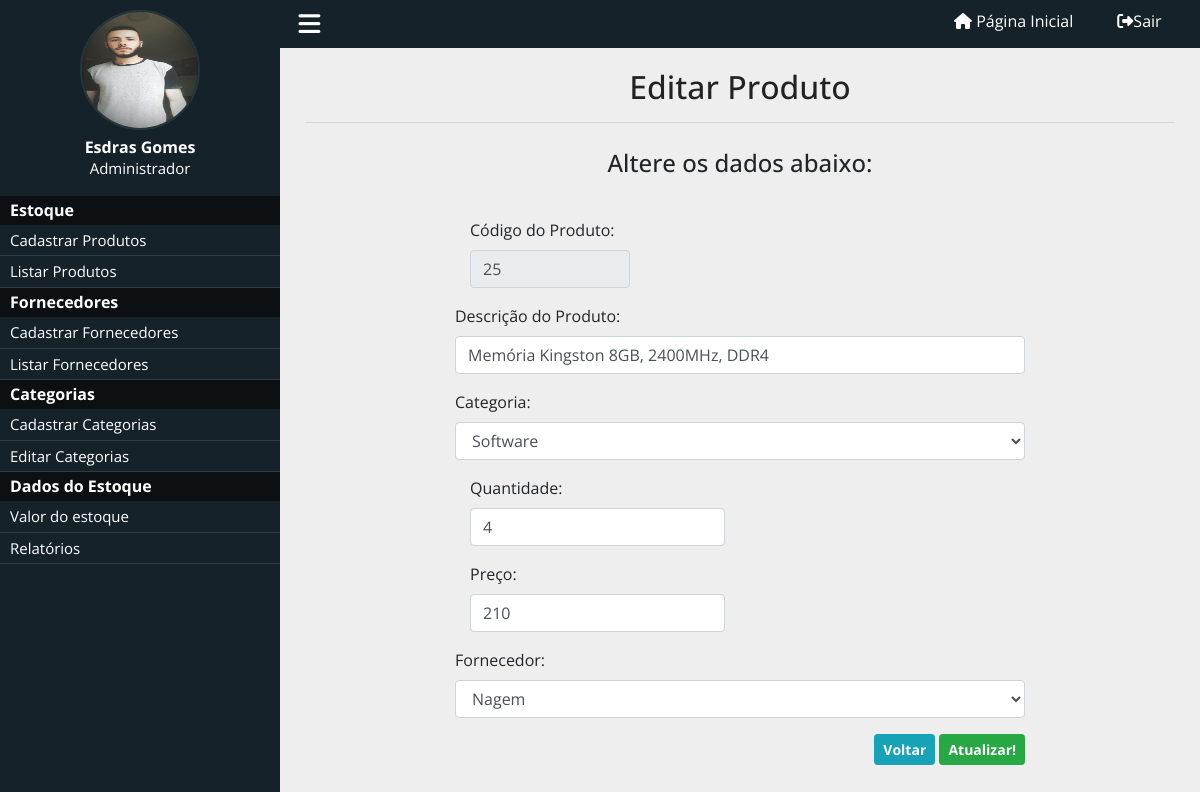
/sistema_estoque/editar_produto.php?id=12 (signed in), run on the app's committed database.
### tables this page shows
CREATE TABLE `estoque` (
  `id_estoque` int(11) NOT NULL,
  `nroproduto` int(11) NOT NULL,
  `nomeproduto` varchar(200) NOT NULL,
  `categoria` varchar(100) NOT NULL,
  `quantidade` float NOT NULL,
  `preco` int(11) NOT NULL,
  `precototal` int(11) DEFAULT NULL,
  `fornecedor` varchar(100) NOT NULL
);

### sistema_estoque/editar_produto.php (the view, shortened to what this page needs)
<?php
include 'conexao.php';
$id = $_GET['id'];
?>
<!DOCTYPE html>
<html lang="pt-br">
	<head>
		<link rel="stylesheet" href="https://stackpath.bootstrapcdn.com/bootstrap/4.5.0/css/bootstrap.min.css">
		<link href="../css/style.css" rel="stylesheet">
	</head>
	<body>
	<div class="menu">
			<div class="menu-wraper">
				<div class="box-usuario">
					<div class="imagem-usuario">
						<img src="imagens/perfil.jpg"/>
					</div>
				<div class="nome-usuario">
					<h6>Esdras Gomes</h6>
					<p>Administrador</p>
				</div>
				</div>
				<div class="itens-menu">
					<h2>Estoque</h2>
					<a href="cadastrar_produto.php">Cadastrar Produtos</a>
					<a href="listar_produtos.php">Listar Produtos</a>
					<h2>Fornecedores</h2>
					<a href="cadastrar_fornecedor.php">Cadastrar Fornecedores</a>
					<a href="listar_fornecedor.php">Listar Fornecedores</a>
					<h2>Categorias</h2>
					<a href="cadastrar_categoria.php">Cadastrar Categorias</a>
					<a href="listar_categoria.php">Editar Categorias</a>
					<h2>Dados do Estoque</h2>
					<a href="">Valor do estoque</a>
					<a href="">Relatórios</a>
				</div>
			</div>
		</div>
		<header>
			<div class="center">
				<div class="menu-btn">
					<i class="fa fa-bars"></i>
				</div>
			<div class="loggout">
				<a href=""> <i class="fa fa-home"></i> <span>Página Inicial</span></a>
				<a href="index.php"><i class="fas fa-sign-out-alt"> </i><span>Sair</span></a>
			</div>
			</div>
		</header>
		<div class="content">
		<div class="container" style="margin-top: 10px; text-align:center;">
			<h2>Editar Produto</h2><hr>
			<div class="row" style="">
			<div class="container" id="tamanhoContainer" style="margin-top: 10px;">
			<h4 style="text-align: center;">Altere os dados abaixo:</h4>
			<form action="atualizar_produto.php" method="POST" style="margin-top: 40px">
				<?php
				$sql = "SELECT * FROM `estoque` WHERE id_estoque = $id";
				$buscar = mysqli_query($conexao,$sql);
				while ($array = mysqli_fetch_array($buscar)) {
			    	$nroproduto = $array['nroproduto'];
					$nomeproduto = $array['nomeproduto'];
				   	$quantidade = $array['quantidade'];
				   	$preco = $array['preco'];
				?>
				 <div class="form-group col-md-4">
				    <label>Código do Produto:</label>
				    <input type="number" class="form-control" name="nroproduto" value="<?php echo $nroproduto ?>" disabled>
				</div>
				<div class="form-group">
				    <label>Descrição do Produto:</label>
				    <input type="text" class="form-control" name="nomeproduto" value="<?php echo $nomeproduto ?>" autocomplete="off">
				</div>
				<div class="form-group">
			    	<label>Categoria:</label>
				   	<select class="form-control" name="categoria">
				   		<?php
					   		$sql2 = "SELECT * FROM categoria";
					   		$buscar2 = mysqli_query($conexao,$sql2);
					   		while ($array2 = mysqli_fetch_array($buscar2)) {
					   			$nome_categoria = $array2['nome_categoria'];
					   		?>
				      		<option><?php echo $nome_categoria ?></option>
				     	 <?php } ?>
				    </select>
			 	</div>
				<div class="form-group col-md-6">
				    <label>Quantidade:</label>
				    <input type="number" class="form-control" name="quantidade" value="<?php echo $quantidade ?>">
				</div>
				<div class="form-group col-md-6">
				    <label>Preço:</label>
				    </h6><input type="number" class="form-control" name="preco" autocomplete="off" value="<?php echo $preco ?>">
				</div>
				<div class="form-group">
			    	<label>Fornecedor:</label>
				   	<select class="form-control" name="fornecedor">
				   		<?php
					   		$sql3 = "SELECT * FROM fornecedor";
					   		$buscar3 = mysqli_query($conexao,$sql3);
					   		while ($array3 = mysqli_fetch_array($buscar3)) {
					   			$nome_fornecedor = $array3['nome_fornecedor'];
					   		?>
				      		<option><?php echo $nome_fornecedor ?></option>
				     	 <?php } ?>
				    </select>
			 	</div>
			 	<div style="text-align: right;">
					<a href="listar_produtos.php" role="button" class="btn btn-info btn-sm" style="font-weight: bold;">Voltar</a>
			 		<button type="submit" id="botao" class="btn btn-success btn-sm">Atualizar!</button>
			 	</div>
			 <?php } ?>
			</form>
		</div>
			</div>
		</div>
		</div>
	</body>
</html>

### css/style.css (style rules this page uses)
* { margin: 0; padding: 0; box-sizing: border-box; font-family: "Open Sans"; }
html,body { height: 100%; background-color: rgb(220,220,220); }
body { overflow-x: hidden; background-color: #eee; }
.center { padding: 0 2%; margin:0 auto; }
header { position: relative; left: 280px; width: calc(100% - 280px); padding: 5px 0; background-color: #16222A; }
.loggout { float: right; }
.loggout a { padding: 0 20px; position: relative; top: 4px; text-decoration: none; color: white; font-size: 16px; }
.loggout a > span { font-size: 16px; text-decoration: none; }
.menu-btn { float: left; cursor: pointer; font-size: 25px; color: white; }
.menu-wraper { width: 280px; }
div.menu { overflow-x: hidden; overflow-y: auto; height: 100%; padding: 10px 0; position: fixed; left: 0; top: 0; background-color:#16222A; float: left; width: 280px; }
div.box-usuario { text-align: center; }
.imagem-usuario { position: relative; display: inline-block; border:2px solid #25373a; border-radius: 50%; width: 120px; height: 120px; }
.imagem-usuario img { position: absolute; top: 0; left: 0; width:100%; height: 100%; border-radius: 50%; ; }
.nome-usuario { margin-top: 2px; text-align: center; }
.nome-usuario h6 { color:white; margin-bottom: 0; font-weight: bold; }
.nome-usuario p { color: white; font-size: 15px; }
.content { width: calc(100% - 280px); position: relative; left: 280px; padding: 10px; background-color: #eee; }
.container { margin-bottom: 20px; }
.container h2 { color: #222; }
.itens-menu { margin-top: 15px; }
.itens-menu h2 { text-align: left; font-weight: 400; font-size: 16px; background-color: #0d1013; color: white; padding: 5px 10px; font-weight: bold; margin-bottom: 0; }
.itens-menu a { display: block; font-weight: 300; padding: 4px 10px; font-size: 15px; text-decoration: none; color: white; border-bottom: 1px solid #2F3D42; font-weight: 400; }

### sistema_estoque/editar_produto.php (style rules this page uses)
#tamanhoContainer { width: 600px; }
#botao { font-weight: bold; }
.form-group { text-align: left; }

### data on the page
estoque: nroproduto "25", nomeproduto "Memória Kingston 8GB, 2400MHz, DDR4", quantidade "4", preco "210"

### other printed values
form field categoria "Software"
form field fornecedor "Nagem"
